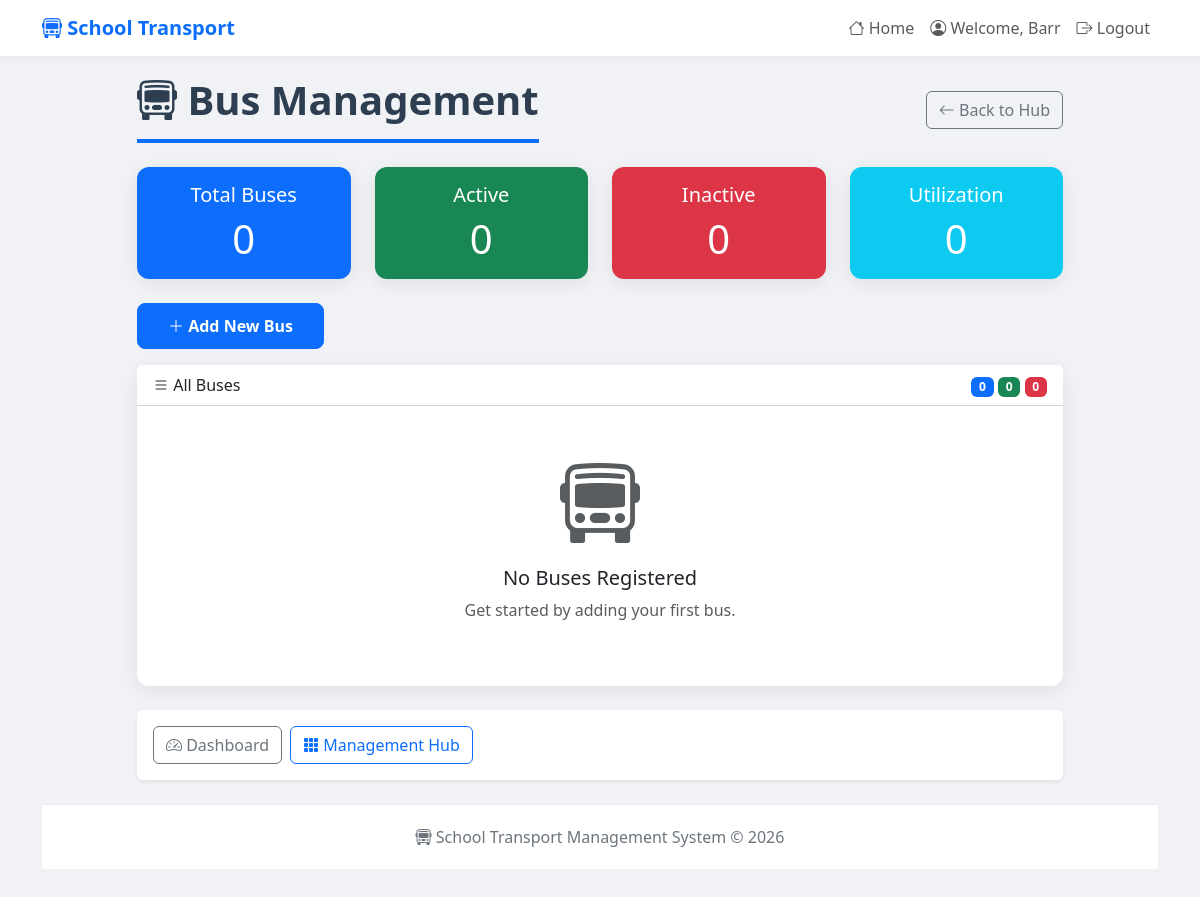
The page /buses/ (signed in) on the database as committed earlier.
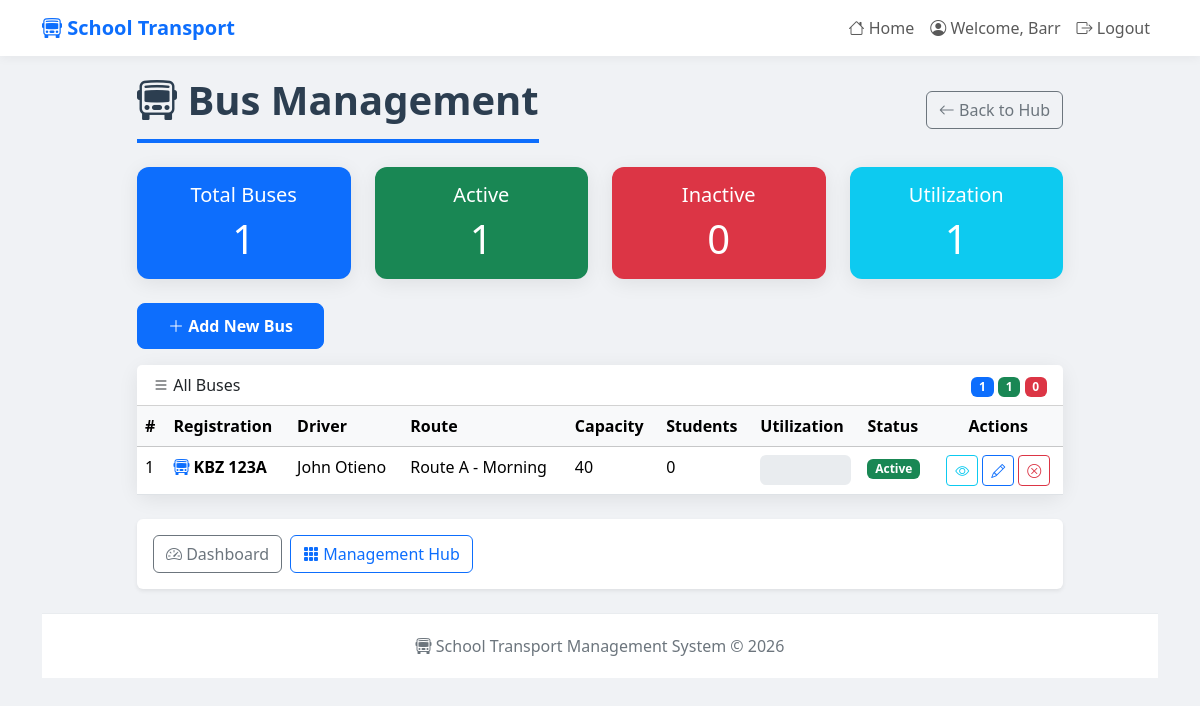
The same page on the database as committed later.
### transport/models.py (models this page shows, shortened)
class Bus(models.Model):
    registration = models.CharField(max_length = 50, unique = True)
    driver_name = models.CharField(max_length = 200)
    capacity = models.IntegerField()
    route_name = models.CharField(max_length = 100)
    is_active = models.BooleanField(default = True)
    created_at = models.DateTimeField(auto_now_add = True)

### transport/views.py (the view)
# urls.py: path('buses/', views.bus_list, name = 'bus_list'),
@login_required
def bus_list(request):
    if request.user.user_type != 'admin':
        messages.error(request, 'Access denied. Only admins can view all buses.')
        return redirect('index')
    routes = Route.objects.all()
    buses = Bus.objects.all().order_by('registration')
    total_buses = buses.count()
    active_buses = buses.filter(is_active = True).count()
    inactive_buses = buses.filter(is_active = False).count()
    for bus in buses:
        student_count = Student.objects.filter(bus = bus, is_active = True).count()
        if bus.capacity > 0:
            utilization = (student_count / bus.capacity * 100)
        else:
            utilization = 0
        bus.student_count = student_count
        bus.utilization_percent = utilization
        bus.utilization = f"{utilization:.0f}%"
        if utilization > 90:
            bus.progress_color = "bg-danger"
        elif utilization > 70:
            bus.progress_color = "bg-warning"
        else:
            bus.progress_color = "bg-success"
    context = {
        'routes': routes,
        'buses': buses,
        'total_buses': total_buses,
        'active_buses': active_buses,
        'inactive_buses': inactive_buses
    }
    if request.method == 'POST':
        bus_registration = request.POST.get('bus_registration')
        driver_name = request.POST.get('driver_name')
        capacity = request.POST.get('capacity')
        route_name = request.POST.get('route_name')
        if not bus_registration:
            messages.error(request, 'Please enter the bus registration.')
            return render(request, 'transport/bus_list.html', context)
        if not capacity:
            messages.error(request, 'Please enter the bus capacity.')
            return render(request, 'transport/bus_list.html', context)
        if not driver_name:
            messages.error(request, "Please enter the driver's name.")
            return render(request, 'transport/bus_list.html', context)
        if not route_name:
            messages.error(request, 'Please enter the route name the bus will be using.')
            return render(request, 'transport/bus_list.html', context)
        try:
            capacity = int(capacity)
            if capacity <= 0:
                messages.error(request, 'Capacity must be a positive number')
                return render(request, 'transport/bus_list.html', context)
        except ValueError:
            messages.error(request, 'Capacity must be a number.')
            return render(request, 'transport/bus_list.html', context)
        if Bus.objects.filter(registration = bus_registration).exists():
            messages.error(request, f'Bus {bus_registration} already exists.')
            return render(request, 'transport/bus_list.html', context)
        try:
            bus = Bus.objects.create(
                registration = bus_registration,
                driver_name = driver_name,
                capacity = capacity,
                route_name = route_name,
                is_active = True
            )
            messages.success(request, f'Bus "{bus_registration}" added successfully!')
            return redirect('bus_list')
        except Exception as e:
            messages.error(request, f'Error adding bus: {str(e)}')
            return render(request, 'transport/bus_list.html', context)
    else:
        return render(request, 'transport/bus_list.html', context)

### transport/templates/transport/bus_list.html (shortened to what the changed rows need)
{% extends 'transport/layout.html' %}
{% block body %}
    <div class="d-flex justify-content-between align-items-center mb-4">
        <h1 class="page-title mb-0">
            <i class="bi bi-bus-front"></i>
            Bus Management
        </h1>
    </div>
    <div class="row g-4 mb-4">
        <div class="col-md-3 col-6">
            <div class="card card-shadow bg-primary text-white">
                <div class="card-body text-center py-3">
                    <h5 class="card-title">
                        Total Buses
                    </h5>
                    <h2 class="display-4 mb-0">
                        {{ total_buses }}
                    </h2>
                </div>
            </div>
        </div>
        <div class="col-md-3 col-6">
            <div class="card card-shadow bg-success text-white">
                <div class="card-body text-center py-3">
                    <h5 class="card-title">
                        Active
                    </h5>
                    <h2 class="display-4 mb-0">
                        {{ active_buses }}
                    </h2>
                </div>
            </div>
        </div>
        <div class="col-md-3 col-6">
            <div class="card card-shadow bg-danger text-white">
                <div class="card-body text-center py-3">
                    <h2 class="display-4 mb-0">
                        {{ inactive_buses }}
                    </h2>
                </div>
            </div>
        </div>
        <div class="col-md-3 col-6">
            <div class="card card-shadow bg-info text-white">
                <div class="card-body text-center py-3">
                    <h5 class="card-title">
                        Utilization
                    </h5>
                    <h2 class="display-4 mb-0">
                        {{ buses|length }}
                    </h2>
                </div>
            </div>
        </div>
    </div>
    <div class="card card-shadow">
        <div class="card-header bg-white d-flex justify-content-between align-items-center">
            <div>
                <span class="badge bg-primary">
                    {{ total_buses }}
                </span>
                <span class="badge bg-success">
                    {{ active_buses }}
                </span>
                <span class="badge bg-danger">
                    {{ inactive_buses }}
                </span>
            </div>
        </div>
        <div class="card-body p-0">
            {% if buses %}
                <div class="table-responsive">
                    <table class="table table-hover mb-0">
                        <thead class="table-light">
                            <tr>
                                <th>
                                    #
                                </th>
                                <th>
                                    Registration
                                </th>
                                <th>
                                    Driver
                                </th>
                                <th>
                                    Route
                                </th>
                                <th>
                                    Capacity
                                </th>
                                <th>
                                    Students
                                </th>
                                <th>
                                    Utilization
                                </th>
                                <th>
                                    Status
                                </th>
                                <th class="text-center">
                                    Actions
                                </th>
                            </tr>
                        </thead>
                        <tbody>
                            {% for bus in buses %}
                                <tr>
                                    <td>
                                        {{ forloop.counter }}
                                    </td>
                                    <td>
                                        <i class="bi bi-bus-front text-primary"></i>
                                        <strong>
                                            {{ bus.registration }}
                                        </strong>
                                    </td>
                                    <td>
                                        {{ bus.driver_name }}
                                    </td>
                                    <td>
                                        {{ bus.route_name }}
                                    </td>
                                    <td>
                                        {{ bus.capacity }}
                                    </td>
                                    <td>
                                        {{ bus.student_count }}
                                    </td>
                                    <td>
                                        <div class="progress" style="height:30px;">
                                        </div>
                                    </td>
                                    <td>
                                        {% if bus.is_active %}
                                            <span class="badge bg-success">
                                                Active
                                            </span>
                                        {% else %}
                                            <span class="badge bg-danger">
                                                Inactive
                                            </span>
                                        {% endif %}
                                    </td>
                                    <td>
                                        <div class="d-flex justify-content-center gap-1">
                                            <a href="{% url 'bus_detail' bus.id %}"
                                               class="btn btn-sm btn-outline-info"
                                               title="View Details">
                                                <i class="bi bi-eye"></i>
                                            </a>
                                            <a href="{% url 'edit_bus' bus.id %}"
                                               class="btn btn-sm btn-outline-primary"
                                               title="Edit Bus">
                                                <i class="bi bi-pencil"></i>
                                            </a>
                                            {% if bus.is_active %}
                                                <a href="{% url 'deactivate_bus' bus.id %}"
                                                   class="btn btn-sm btn-outline-danger"
                                                   title="Deactivate Bus">
                                                    <i class="bi bi-x-circle"></i>
                                                </a>
                                            {% else %}
                                                <a href="{% url 'reactivate_bus' bus.id %}"
                                                   class="btn btn-sm btn-outline-success"
                                                   title="Reactivate Bus">
                                                    <i class="bi bi-check-circle"></i>
                                                </a>
                                            {% endif %}
                                        </div>
                                    </td>
                                </tr>
                            {% endfor %}
                        </tbody>
                    </table>
                </div>
            {% else %}
                <div class="text-center py-5">
                    <i class="bi bi-bus-front display-1 text-muted"></i>
                    <h5 class="mt-3">
                        No Buses Registered
                    </h5>
                    <p class="text-muted">
                        Get started by adding your first bus.
                    </p>
                </div>
            {% endif %}
        </div>
    </div>
{% endblock %}

Rows that differ between the two databases and show on the page:
added Bus: registration "KBZ 123A", driver_name "John Otieno", route_name "Route A - Morning", capacity "40", student_count "0", is_active "Active"
Other text that changed with them:
{{ total_buses }}: "0" → "1"
{{ active_buses }}: "0" → "1"
{{ buses|length }}: "0" → "1"
text no longer shown: "No Buses Registered Get started by adding your first bus."
text now shown: "# Registration Driver Route Capacity Students Utilization Status Actions"
